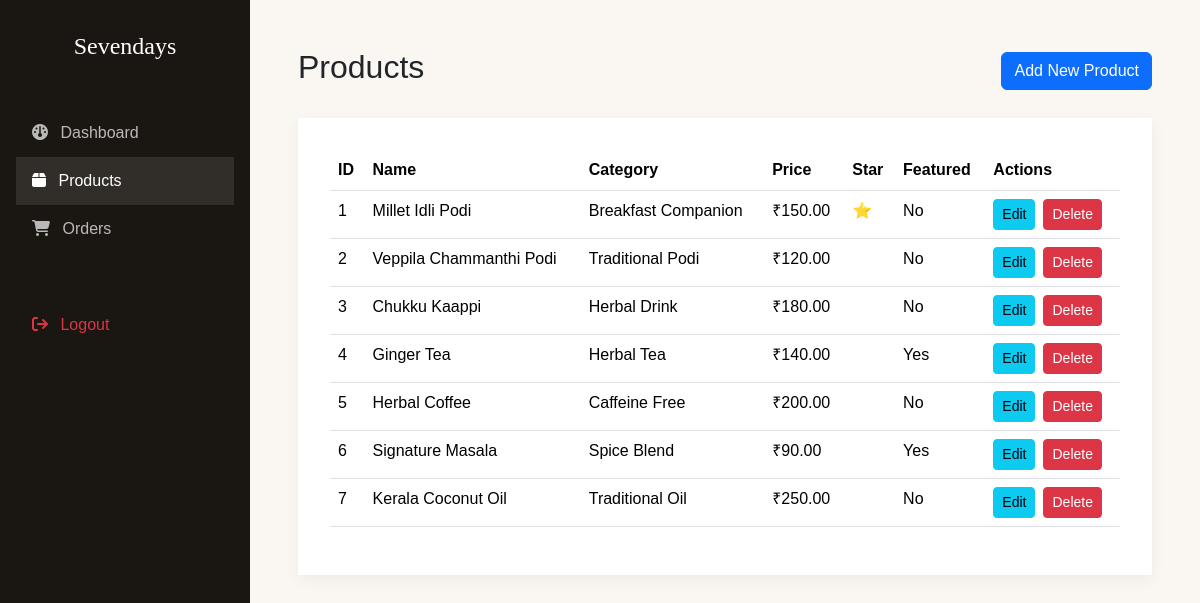
Screenshot of /admin/products.php (signed in) with the database file from the repository.
### tables this page shows
CREATE TABLE IF NOT EXISTS products (
    id INT AUTO_INCREMENT PRIMARY KEY,
    category_id INT,
    name VARCHAR(255) NOT NULL,
    price DECIMAL(10, 2) NOT NULL,
    description TEXT,
    image_url VARCHAR(255),
    is_featured TINYINT(1) DEFAULT 0,
    is_star TINYINT(1) DEFAULT 0,
    INDEX (category_id),
    FOREIGN KEY (category_id) REFERENCES categories(id) ON DELETE SET NULL
);

CREATE TABLE IF NOT EXISTS categories (
    id INT AUTO_INCREMENT PRIMARY KEY,
    name VARCHAR(255) NOT NULL UNIQUE
);

### includes/db_connect.php (called while the page is built, shortened)
<?php
function get_all_products($pdo) {
    $stmt = $pdo->query("SELECT p.*, c.name as category_name FROM products p JOIN categories c ON p.category_id = c.id");
    return $stmt->fetchAll();
}
function e($string) {
    return htmlspecialchars($string ?? '', ENT_QUOTES, 'UTF-8');
}
?>

### admin/products.php (the view, shortened to what this page needs)
<?php
require_once __DIR__ . '/../includes/db_connect.php';
$products = get_all_products($pdo);
?>
<!DOCTYPE html>
<html lang="en">
<head>
    <link href="https://cdnjs.cloudflare.com/ajax/libs/bootstrap/5.3.2/css/bootstrap.min.css" rel="stylesheet"/>
    <link href="https://cdnjs.cloudflare.com/ajax/libs/font-awesome/6.5.0/css/all.min.css" rel="stylesheet"/>
</head>
<body>
    <div class="sidebar">
        <h4 class="mb-5 text-center" style="font-family: 'Fraunces', serif;">Sevendays</h4>
        <a href="index.php"><i class="fa-solid fa-gauge me-2"></i> Dashboard</a>
        <a href="products.php" class="active"><i class="fa-solid fa-box me-2"></i> Products</a>
        <a href="orders.php"><i class="fa-solid fa-shopping-cart me-2"></i> Orders</a>
        <a href="logout.php" class="mt-5 text-danger"><i class="fa-solid fa-sign-out me-2"></i> Logout</a>
    </div>
    <div class="main-content">
        <div class="d-flex justify-content-between align-items-center mb-4">
            <h2>Products</h2>
            <button class="btn btn-primary" data-bs-toggle="modal" data-bs-target="#productModal" onclick="resetForm()">Add New Product</button>
        </div>
        <div class="stat-card">
            <table class="table">
                <thead>
                    <tr>
                        <th>ID</th>
                        <th>Name</th>
                        <th>Category</th>
                        <th>Price</th>
                        <th>Star</th>
                        <th>Featured</th>
                        <th>Actions</th>
                    </tr>
                </thead>
                <tbody>
                    <?php foreach ($products as $product): ?>
                        <tr>
                            <td><?php echo $product['id']; ?></td>
                            <td><?php echo e($product['name']); ?></td>
                            <td><?php echo e($product['category_name']); ?></td>
                            <td>₹<?php echo number_format($product['price'], 2); ?></td>
                            <td><?php echo $product['is_star'] ? '⭐' : ''; ?></td>
                            <td><?php echo $product['is_featured'] ? 'Yes' : 'No'; ?></td>
                            <td>
                                <div class="d-flex gap-2">
                                    <button class="btn btn-sm btn-info" onclick='editProduct(<?php echo htmlspecialchars(json_encode($product), ENT_QUOTES, "UTF-8"); ?>)'>Edit</button>
                                    <form method="POST" onsubmit="return confirm('Are you sure?')">
                                        <button type="submit" name="delete" class="btn btn-sm btn-danger">Delete</button>
                                    </form>
                                </div>
                            </td>
                        </tr>
                    <?php endforeach; ?>
                </tbody>
            </table>
        </div>
    </div>
</body>
</html>

### admin/products.php (style rules this page uses)
:root { --terra: #c1622f; --ink: #1a1612; }
body { background: #faf7f2; font-family: 'Jost', sans-serif; }
.sidebar { width: 250px; height: 100vh; background: var(--ink); color: #fff; position: fixed; padding: 2rem 1rem; }
.sidebar a { color: rgba(255,255,255,0.7); text-decoration: none; display: block; padding: 0.75rem 1rem; transition: 0.3s; }
.sidebar a:hover, .sidebar a.active { color: #fff; background: rgba(255,255,255,0.1); }
.main-content { margin-left: 250px; padding: 3rem; }
.stat-card { background: #fff; padding: 2rem; box-shadow: 0 5px 15px rgba(0,0,0,0.05); }

### rows the page displays
products: id "1", name "Millet Idli Podi", category.name "Breakfast Companion", price "150.00", is_featured "No"
products: id "2", name "Veppila Chammanthi Podi", category.name "Traditional Podi", price "120.00", is_featured "No"
products: id "3", name "Chukku Kaappi", category.name "Herbal Drink", price "180.00", is_featured "No"
products: id "4", name "Ginger Tea", category.name "Herbal Tea", price "140.00", is_featured "Yes"
products: id "5", name "Herbal Coffee", category.name "Caffeine Free", price "200.00", is_featured "No"
products: id "6", name "Signature Masala", category.name "Spice Blend", price "90.00", is_featured "Yes"
products: id "7", name "Kerala Coconut Oil", category.name "Traditional Oil", price "250.00", is_featured "No"
